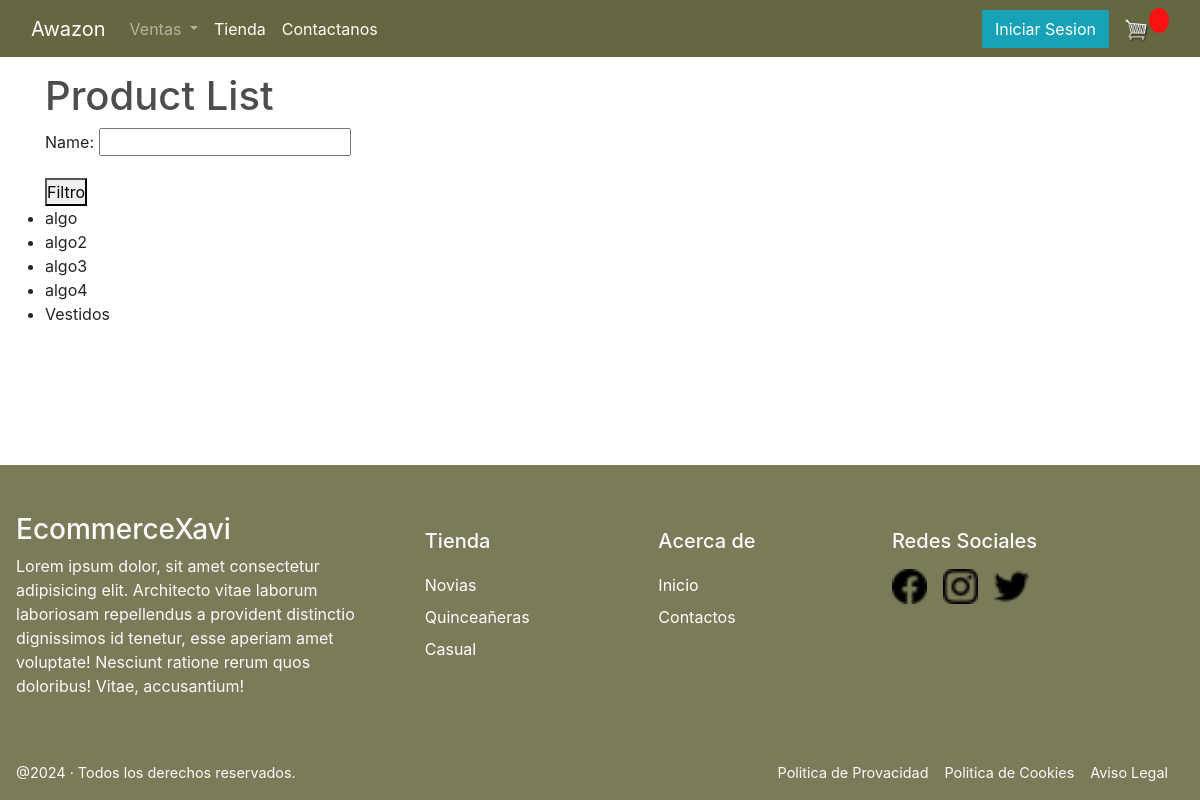
Page /product_list/ on the committed database.
### store/models.py (models this page shows, shortened)
class Product(models.Model):
    name = models.CharField(max_length=200)
    price = models.FloatField()
    digital = models.BooleanField(default=False, null=True, blank=True)
    image = models.ImageField(null=True, blank=True)
    category = models.ForeignKey(Category, on_delete=models.SET_NULL, null=True, blank=True)

### store/views.py (the view)
# urls.py: path('product_list/', views.product_list, name='product_list'),
def product_list(request):
    categories = Category.objects.all()
    if request.method == 'POST':
        form = CategoryForm(request.POST)
        if form.is_valid():
            category_name = form.cleaned_data['name']
            category = Category.objects.get(name=category_name)
            products = Product.objects.filter(category=category)
    else:
        products = Product.objects.all()
    form = CategoryForm()
    context = {
        'products': products,
        'form': form,
        'categories': categories
    }
    return render(request, 'store/product_list.html', context)

### store/forms.py
class CategoryForm(forms.ModelForm):
    class Meta:
        model = Category
        fields = ['name']

### store/templates/store/product_list.html (shortened to what this page needs)
{% extends 'store/main.html' %}
{% load static %}
{% block content %}
<div class="container-form">
    <h1>Product List</h1>
    <form method="POST">
        {{ form.as_p }}
        <button type="submit">Filtro</button>
    </form>
    <ul>
        {% for product in products %}
        <li>{{ product.name }}</li>
        {% endfor %}
    </ul>
</div>
{% endblock %}

### static/css/main.css (style rules this page uses)
* { padding: 0; box-sizing: border-box; }
body { margin: 0; background-color: hsl(0, 0%, 100%); display: grid; min-height: 100vh; grid-template-rows: auto 1fr auto; }
h1, h2, h3, h4, h5, h6 { color: hsl(0, 0%, 30%); }

### rows in the picture
Product: name "algo"
Product: name "algo2"
Product: name "algo3"
Product: name "algo4"
Product: name "Vestidos"
